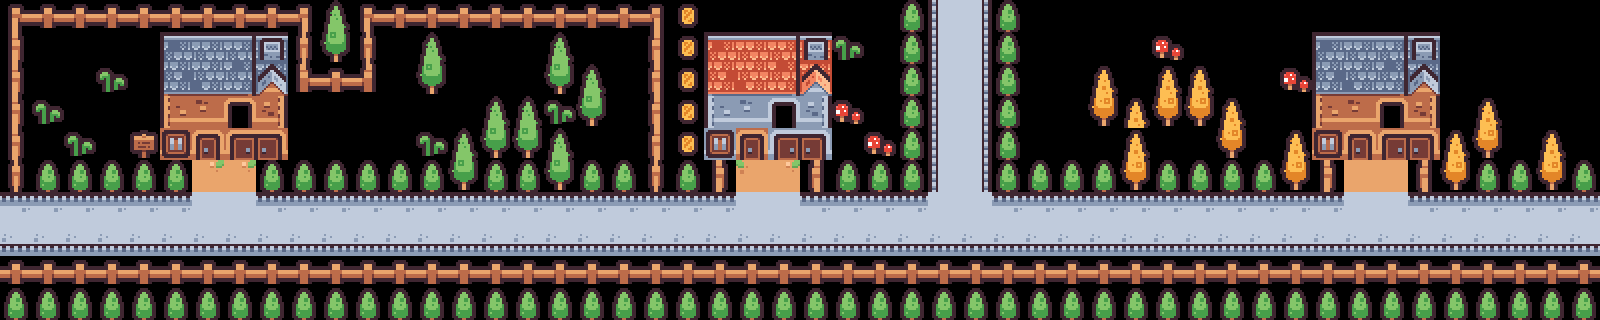

Tiled map render using the project's own tile images. Description and the whole map definition, tile-layer contents included, below:
An orthogonal 50x10 tile map with 32x32 px tiles, 1 tile layer (level).

<map version="1.10" tiledversion="1.11.2" orientation="orthogonal" renderorder="right-down" compressionlevel="0" width="50" height="10" tilewidth="32" tileheight="32" infinite="0" nextlayerid="4" nextobjectid="1">
 <editorsettings>
  <export target="tilemap.json" format="json" />
 </editorsettings>
 <tileset firstgid="1" name="tiles" tilewidth="32" tileheight="32" tilecount="132" columns="12">
  <image source="tiles.png" width="384" height="352" />
 </tileset>
 <layer id="2" name="level" width="50" height="10">
  <data encoding="csv">
45,46,46,46,46,46,46,46,46,47,5,45,46,46,46,46,46,46,46,46,47,94,0,0,0,0,0,0,29,109,111,29,0,0,0,0,0,0,0,0,0,0,0,0,0,0,0,0,0,0,
57,0,0,0,0,49,50,51,52,60,17,60,0,5,0,0,0,5,0,0,59,94,53,54,55,56,18,0,29,109,111,29,0,0,0,0,30,0,0,0,0,49,50,51,52,0,0,0,0,0,
57,0,0,18,0,61,62,63,64,69,46,71,0,17,0,0,0,17,5,0,59,94,65,66,67,68,0,0,29,109,111,29,0,0,4,0,4,4,0,0,30,61,62,63,64,0,0,0,0,0,
57,18,0,0,0,73,74,75,76,0,0,0,0,0,0,5,5,18,17,0,59,94,77,78,79,80,30,0,29,109,111,29,0,0,16,4,16,16,4,0,0,73,74,75,76,0,4,0,0,0,
57,0,18,0,84,85,86,87,88,0,0,0,0,18,5,17,17,5,0,0,59,94,89,86,91,92,0,30,29,109,111,29,0,0,0,4,0,0,16,0,4,85,86,87,88,4,16,0,4,0,
60,29,29,29,29,29,41,41,29,29,29,29,29,29,17,29,29,17,29,29,60,29,57,40,41,59,29,29,29,109,111,29,29,29,29,16,29,29,29,29,16,57,26,26,59,16,29,29,16,29,
98,98,98,98,98,98,110,110,98,98,98,98,98,98,98,98,98,98,98,98,98,98,98,110,110,98,98,98,98,110,110,98,98,98,98,98,98,98,98,98,98,98,110,110,98,98,98,98,98,98,
122,122,122,122,122,122,122,122,122,122,122,122,122,122,122,122,122,122,122,122,122,122,122,122,122,122,122,122,122,122,122,122,122,122,122,122,122,122,122,122,122,122,122,122,122,122,122,122,122,122,
46,46,46,46,46,46,46,46,46,46,46,46,46,46,46,46,46,46,46,46,46,46,46,46,46,46,46,46,46,46,46,46,46,46,46,46,46,46,46,46,46,46,46,46,46,46,46,46,46,46,
29,29,29,29,29,29,29,29,29,29,29,29,29,29,29,29,29,29,29,29,29,29,29,29,29,29,29,29,29,29,29,29,29,29,29,29,29,29,29,29,29,29,29,29,29,29,29,29,29,29
</data>
 </layer>
</map>
